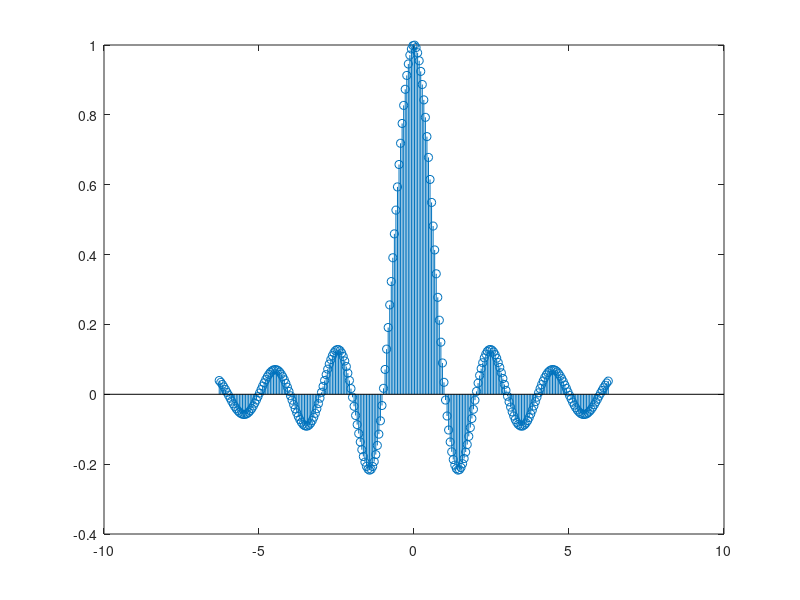

Write the MATLAB code that produced this figure. (Note: this script raises an error after producing the figure.)
figure
f = 20;
x = -2*pi:1/f:2*pi;
y = sinc(x);
stem(x,y);
%ztrans
figure
syms t
f = sinc(t);
ztrans(f);
subplot 121
fplot(f)
subplot 122
stem(x,y)
